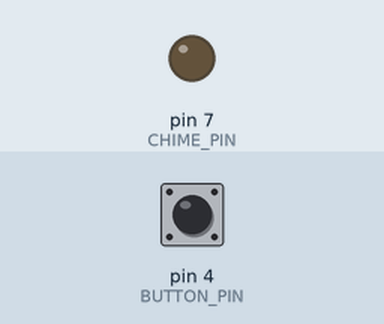
Simulated run of this sketch. Board: Arduino Uno, built with avr-gcc and run on an emulated ATmega328P. Shown: output pins drawn as LEDs (lit = HIGH). The inputs (shaded band) are chosen by the test bench; at power-on: pin 4 (BUTTON_PIN) HIGH. What the sketch prints to the serial monitor is not drawn.

Above: at 1.2 s.
1.3 s: pin 4 (BUTTON_PIN) pulled LOW for 0.15 s
At 1.45 s:
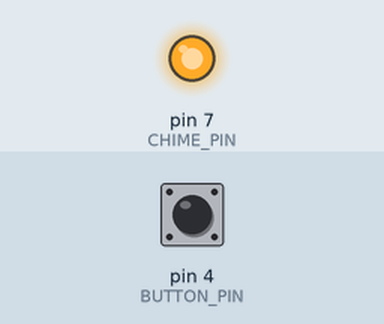
Timing chart, 0 to 4.3 s (numbered marks = the images above; inputs shaded):
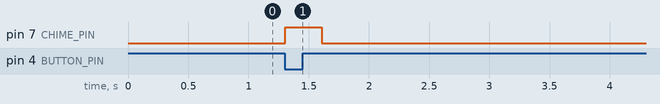

Measured:
- after the input at 1.3 s, pin 7 (CHIME_PIN): LOW → HIGH at once, → LOW 0.30 s later

The sketch:

reference.ino
```cpp
// Doorbell chime: a settled press sounds the chime for 300 ms.
// Chime driver on D7, doorbell button on D4 (pull-up), status over UART.

const int CHIME_PIN = 7;
const int BUTTON_PIN = 4;
const unsigned long CHIME_MS = 300;
const unsigned long REPORT_MS = 1000;
const int POLL_MS = 2;
const int CONFIRM_SAMPLES = 4;

int lowSamples = 0;
bool armed = true;
bool chiming = false;
unsigned long chimeStart = 0;
unsigned long lastReport = 0;
unsigned int rings = 0;

void startChime()
{
    chiming = true;
    chimeStart = millis();
    rings++;
    digitalWrite(CHIME_PIN, HIGH);
}

void endChime()
{
    chiming = false;
    digitalWrite(CHIME_PIN, LOW);
}

void pollButton()
{
    if (digitalRead(BUTTON_PIN) == LOW)
    {
        if (lowSamples < CONFIRM_SAMPLES)
        {
            lowSamples++;
        }
        if (lowSamples == CONFIRM_SAMPLES && armed)
        {
            armed = false;
            if (!chiming)
            {
                startChime();
            }
        }
    }
    else
    {
        lowSamples = 0;
        armed = true;
    }
}

void report()
{
    Serial.print("chime n=");
    Serial.println(rings);
}

void setup()
{
    pinMode(CHIME_PIN, OUTPUT);
    pinMode(BUTTON_PIN, INPUT_PULLUP);
    digitalWrite(CHIME_PIN, LOW);
    Serial.begin(9600);
    lastReport = millis();
}

void loop()
{
    pollButton();
    if (chiming && millis() - chimeStart >= CHIME_MS)
    {
        endChime();
    }
    if (millis() - lastReport >= REPORT_MS)
    {
        lastReport = millis();
        report();
    }
    delay(POLL_MS);
}
```
